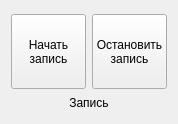
<?xml version="1.0" encoding="UTF-8"?>
<ui version="4.0">
 <class>frmControlRecording</class>
 <widget class="QFrame" name="frmControlRecording">
  <property name="geometry">
   <rect>
    <x>0</x>
    <y>0</y>
    <width>178</width>
    <height>124</height>
   </rect>
  </property>
  <property name="windowTitle">
   <string>Frame</string>
  </property>
  <layout class="QVBoxLayout" name="verticalLayout_2">
   <item>
    <layout class="QVBoxLayout" name="verticalLayout">
     <item>
      <layout class="QHBoxLayout" name="horizontalLayout">
       <item>
        <widget class="QPushButton" name="pushButtonStartRecord">
         <property name="sizePolicy">
          <sizepolicy hsizetype="Fixed" vsizetype="Fixed">
           <horstretch>0</horstretch>
           <verstretch>0</verstretch>
          </sizepolicy>
         </property>
         <property name="maximumSize">
          <size>
           <width>75</width>
           <height>75</height>
          </size>
         </property>
         <property name="text">
          <string>Начать 
запись</string>
         </property>
        </widget>
       </item>
       <item>
        <widget class="QPushButton" name="pushButtonStopRecord">
         <property name="sizePolicy">
          <sizepolicy hsizetype="Fixed" vsizetype="Fixed">
           <horstretch>0</horstretch>
           <verstretch>0</verstretch>
          </sizepolicy>
         </property>
         <property name="maximumSize">
          <size>
           <width>75</width>
           <height>75</height>
          </size>
         </property>
         <property name="text">
          <string>Остановить 
запись</string>
         </property>
        </widget>
       </item>
      </layout>
     </item>
     <item>
      <widget class="QLabel" name="label">
       <property name="maximumSize">
        <size>
         <width>16777215</width>
         <height>15</height>
        </size>
       </property>
       <property name="text">
        <string>Запись</string>
       </property>
       <property name="alignment">
        <set>Qt::AlignmentFlag::AlignCenter</set>
       </property>
      </widget>
     </item>
    </layout>
   </item>
  </layout>
 </widget>
 <resources/>
 <connections/>
</ui>
